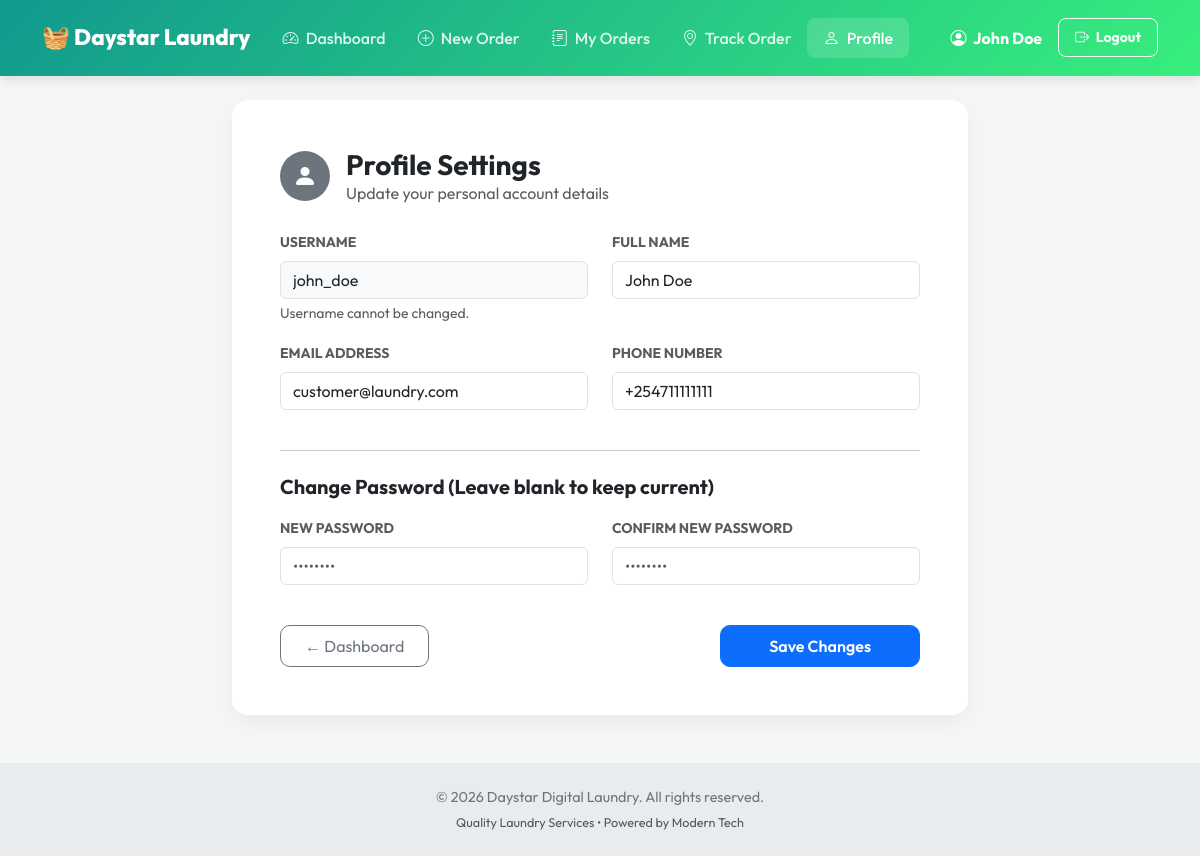
The app's page /customer/profile.php (signed in) with its own data.
### tables this page shows
CREATE TABLE IF NOT EXISTS `users` (
  `id` INT AUTO_INCREMENT PRIMARY KEY,
  `username` VARCHAR(50) NOT NULL UNIQUE,
  `fullname` VARCHAR(100) NOT NULL,
  `email` VARCHAR(100) NOT NULL UNIQUE,
  `phone` VARCHAR(20) NOT NULL,
  `password` VARCHAR(255) NOT NULL,
  `role` ENUM('customer', 'admin') DEFAULT 'customer',
  `created_at` TIMESTAMP DEFAULT CURRENT_TIMESTAMP
);

### customer/profile.php (the view, shortened to what this page needs)
<?php
require "../includes/customer_header.php";
require "../db.php";
$id = $_SESSION['user_id'];
$stmt = mysqli_prepare($conn, "SELECT * FROM users WHERE id = ?");
mysqli_stmt_bind_param($stmt, "i", $id);
mysqli_stmt_execute($stmt);
$result = mysqli_stmt_get_result($stmt);
$user = mysqli_fetch_assoc($result);
?>
<div class="row justify-content-center">
    <div class="col-lg-8 col-md-10">
        <div class="card card-custom p-4 p-md-5">
            <div class="d-flex align-items-center mb-4">
                <div class="bg-secondary text-white rounded-circle d-flex align-items-center justify-content-center me-3" style="width: 50px; height: 50px;">
                    <i class="bi bi-person-fill" style="font-size: 1.5rem;"></i>
                </div>
                <div>
                    <h3 class="fw-bold mb-0">Profile Settings</h3>
                    <p class="text-muted mb-0">Update your personal account details</p>
                </div>
            </div>
            <form method="POST" action="">
                <div class="row">
                    <div class="col-md-6 mb-3">
                        <label class="form-label text-muted small fw-bold">USERNAME</label>
                        <input type="text" class="form-control bg-light" value="<?= htmlspecialchars($user['username']) ?>" disabled>
                        <div class="form-text small text-muted">Username cannot be changed.</div>
                    </div>
                    <div class="col-md-6 mb-3">
                        <label class="form-label text-muted small fw-bold">FULL NAME</label>
                        <input type="text" name="fullname" class="form-control" value="<?= htmlspecialchars($user['fullname']) ?>" required>
                    </div>
                </div>
                <div class="row">
                    <div class="col-md-6 mb-3">
                        <label class="form-label text-muted small fw-bold">EMAIL ADDRESS</label>
                        <input type="email" name="email" class="form-control" value="<?= htmlspecialchars($user['email']) ?>" required>
                    </div>
                    <div class="col-md-6 mb-3">
                        <label class="form-label text-muted small fw-bold">PHONE NUMBER</label>
                        <input type="text" name="phone" class="form-control" value="<?= htmlspecialchars($user['phone']) ?>" required>
                    </div>
                </div>
                <hr class="my-4">
                <h5 class="fw-bold mb-3 text-dark">Change Password (Leave blank to keep current)</h5>
                <div class="row">
                    <div class="col-md-6 mb-3">
                        <label class="form-label text-muted small fw-bold">NEW PASSWORD</label>
                        <input type="password" name="password" class="form-control" placeholder="••••••••">
                    </div>
                    <div class="col-md-6 mb-3">
                        <label class="form-label text-muted small fw-bold">CONFIRM NEW PASSWORD</label>
                        <input type="password" name="confirm_password" class="form-control" placeholder="••••••••">
                    </div>
                </div>
                <div class="d-flex justify-content-between align-items-center mt-4">
                    <a href="dashboard.php" class="btn btn-outline-secondary px-4 py-2" style="border-radius: 10px;">
                        ← Dashboard
                    </a>
                    <button type="submit" name="update" class="btn btn-primary px-5 py-2 fw-semibold" style="border-radius: 10px;">
                        Save Changes
                    </button>
                </div>
            </form>
        </div>
    </div>
</div>
<?php
require "../includes/customer_footer.php";
?>

### includes/customer_header.php (style rules this page uses)
body { font-family: 'Outfit', sans-serif; background-color: #f4f7f6; min-height: 100vh; display: flex; flex-direction: column; }
.card-custom { border: none; border-radius: 16px; box-shadow: 0 8px 24px rgba(0,0,0,0.05); background: white; }

### records on screen
users: username "john_doe", fullname "John Doe", email "customer@laundry.com", phone "+254711111111"

### other values on screen
$currentUser "John Doe"
